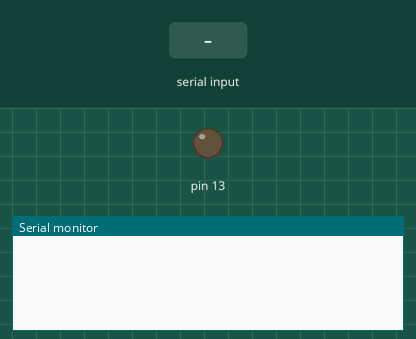
Bench run of a sketch on a simulated Arduino Uno, built with avr-gcc and run on an emulated ATmega328P. Shown: output pins drawn as LEDs (lit = HIGH), the last lines printed to the serial monitor. Inputs (shaded band) come from the test bench. Pins used as bus, display or sensor lines are not drawn.

Above: at 1.2 s.
1.3 s: "z" received over Serial
At 2.3 s:
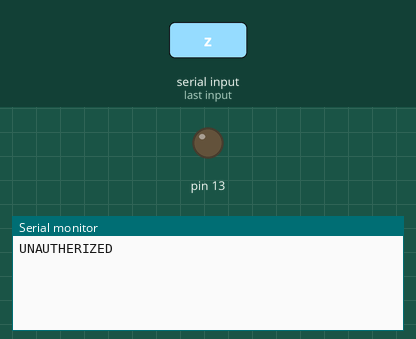
2.8 s: "d" received over Serial
At 2.95 s:
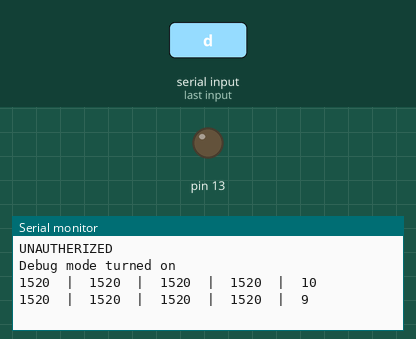
4.3 s: "90,45\n" received over Serial
At 4.46 s:
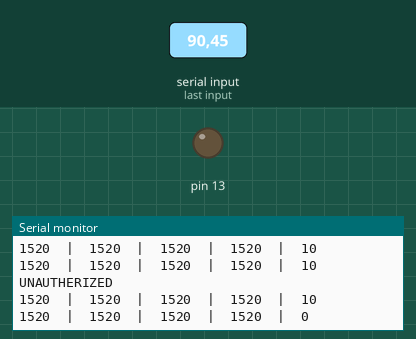
Timing chart, 0 to 7.3 s (numbered marks = the images above; inputs shaded):
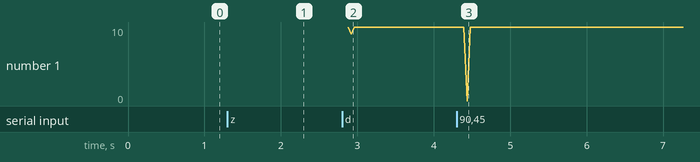

Measured:
- after the input at 1.3 s, the serial monitor: prints a new line after 0.06 s (image 1)
- after the input at 2.8 s, the serial monitor: prints a new line after 0.05 s (image 2)
- after the input at 4.3 s, the serial monitor: prints a new line after 0.14 s (image 3)

The sketch:

Generate-PPM-Signal.ino
```cpp
//////////////////////CONFIGURATION///////////////////////////////
#define chanel_number 4  //set the number of chanels
#define default_servo_value 1500  //set the default servo value
#define offset 20  //set offset from default servo value
#define PPM_FrLen 22500  //set the PPM frame length in microseconds (1ms = 1000µs)
#define PPM_PulseLen 300  //set the pulse length
#define onState 1  //set polarity of the pulses: 1 is positive, 0 is negative
#define sigPin 10  //set PPM signal output pin on the arduino
//////////////////////////////////////////////////////////////////

int ppm[chanel_number];
int current[4];
int next[4];
int oldMillis;

int incomingByte = 0;
String incomingString;
bool rcSysIsFutaba = false;
bool debugMode = false;
bool nextIsAvailable = false;

void setup(){
  for(int i=0; i<chanel_number; i++){
    ppm[i]= default_servo_value;
  }

  for (int i=0;i<3;i++){
    current[i] = default_servo_value;
    next[i] = default_servo_value;
    }
  ppm[2] = 1500;
  current[3] = 10;
  next[3]= 10;

  pinMode(13, OUTPUT);
  pinMode(sigPin, OUTPUT);
  digitalWrite(sigPin, !onState);  //set the PPM signal pin to the default state (off)
  digitalWrite(13, LOW);

  Serial.begin(9600);
  Serial.setTimeout(50);

  cli();
  TCCR1A = 0; // set entire TCCR1 register to 0
  TCCR1B = 0;

  OCR1A = 100;  // compare match register, change this
  TCCR1B |= (1 << WGM12);  // turn on CTC mode
  TCCR1B |= (1 << CS11);  // 8 prescaler: 0,5 microseconds at 16mhz
  TIMSK1 |= (1 << OCIE1A); // enable timer compare interrupt
  sei();
}

void loop(){
  current[3] -= millis()-oldMillis;
  oldMillis = millis();
  if (current[3] < 1 || current [3] > 30000){
    if (nextIsAvailable == true){
      for (int i=0; i<4; i++){
          current[i] = next[i];
      }

      ppm[0] = current[0] + offset;
      ppm[1] = current[1] + offset;
      ppm[3] = current[2] + offset;

      for (int i=0; i<3; i++){
        next[i] = default_servo_value + offset;
      }
      next[3] = 10;
      nextIsAvailable = false;
    } else {
        for (int i = 0;i<4;i++){
          ppm[i] = default_servo_value + offset;
          }
      }
  }
  if (current[3] < 0){
    current[3] = 10;
    }

    if (debugMode){
      Serial.println("");
      Serial.print(ppm[0]);
      Serial.print("  |  ");
      Serial.print(ppm[1]);
      Serial.print("  |  ");
      Serial.print(ppm[2]);
      Serial.print("  |  ");
      Serial.print(ppm[3]);
      Serial.print("  |  ");
      Serial.print(current[3]);
    }
}

void serialEvent(){
  if (Serial.available() > 0){
    incomingString = Serial.readString();
  }
  if (getValue(incomingString, ',', 4)=="z" && incomingString.endsWith("z")){
      digitalWrite(13, HIGH);
      Serial.println("");
      Serial.println("");
      Serial.print("OK");
      Serial.println("");
      processData();
    } else if (incomingString == "d") {
        if (debugMode == true){
          debugMode = false;
          Serial.println("");
          Serial.println("Debug mode turned off");
          Serial.println("");
          } else {
              debugMode = true;
              Serial.println("");
              Serial.println("Debug mode turned on");
              Serial.println("");
            }
      } else {
          digitalWrite(13, LOW);
          Serial.println("");
          Serial.println("");
          Serial.print("UNAUTHERIZED");
          Serial.println("");
        }
}

void processData(){
  int temp;
  for (int i=0; i<4; i++){
      next[i] = getValue(incomingString, ',', i).toInt();
  }
  nextIsAvailable = true;
  Serial.println("");
  Serial.print("Outputting ");
  Serial.print(next[0]);
  Serial.print(" roll ");
  Serial.print(next[1]);
  Serial.print(" pitch and ");
  Serial.print(next[2]);
  Serial.print(" yaw for ");
  Serial.print(next[3]);
  Serial.print(" milliseconds in ");
  Serial.print(current[3]);
  Serial.print(" milliseconds");
  Serial.println("");
  }


String getValue(String data, char separator, int index) {
  int found = 0;
  int strIndex[] = {0, -1};
  int maxIndex = data.length()-1;

  for(int i=0; i<=maxIndex && found<=index; i++){
    if(data.charAt(i)==separator || i==maxIndex){
        found++;
        strIndex[0] = strIndex[1]+1;
        strIndex[1] = (i == maxIndex) ? i+1 : i;
    }
  }

  return found>index ? data.substring(strIndex[0], strIndex[1]) : "";
}

ISR(TIMER1_COMPA_vect){  //leave this alone
  static boolean state = true;

  TCNT1 = 0;

  if(state) {  //start pulse
    digitalWrite(sigPin, onState);
    OCR1A = PPM_PulseLen * 2;
    state = false;
  }
  else{  //end pulse and calculate when to start the next pulse
    static byte cur_chan_numb;
    static unsigned int calc_rest;

    digitalWrite(sigPin, !onState);
    state = true;

    if(cur_chan_numb >= chanel_number){
      cur_chan_numb = 0;
      calc_rest = calc_rest + PPM_PulseLen;//
      OCR1A = (PPM_FrLen - calc_rest) * 2;
      calc_rest = 0;
    }
    else{
      OCR1A = (ppm[cur_chan_numb] - PPM_PulseLen) * 2;
      calc_rest = calc_rest + ppm[cur_chan_numb];
      cur_chan_numb++;
    }
  }
}
```
